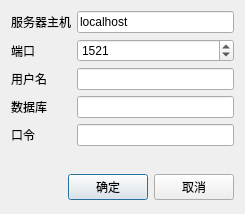
<?xml version="1.0" encoding="UTF-8"?>
<ui version="4.0">
 <class>DBConn</class>
 <widget class="QDialog" name="DBConn">
  <property name="geometry">
   <rect>
    <x>0</x>
    <y>0</y>
    <width>245</width>
    <height>214</height>
   </rect>
  </property>
  <property name="windowTitle">
   <string>数据库连接设置</string>
  </property>
  <layout class="QVBoxLayout" name="verticalLayout">
   <item>
    <layout class="QFormLayout" name="formLayout">
     <item row="0" column="0">
      <widget class="QLabel" name="label_4">
       <property name="text">
        <string>服务器主机</string>
       </property>
      </widget>
     </item>
     <item row="0" column="1">
      <widget class="QLineEdit" name="lineEdit_host_name">
       <property name="text">
        <string>localhost</string>
       </property>
      </widget>
     </item>
     <item row="1" column="0">
      <widget class="QLabel" name="label_5">
       <property name="text">
        <string>端口</string>
       </property>
      </widget>
     </item>
     <item row="1" column="1">
      <widget class="QSpinBox" name="spinBox_port">
       <property name="maximum">
        <number>1000000000</number>
       </property>
       <property name="value">
        <number>1521</number>
       </property>
      </widget>
     </item>
     <item row="2" column="0">
      <widget class="QLabel" name="label">
       <property name="text">
        <string>用户名</string>
       </property>
      </widget>
     </item>
     <item row="2" column="1">
      <widget class="QLineEdit" name="lineEdit_user"/>
     </item>
     <item row="3" column="0">
      <widget class="QLabel" name="label_2">
       <property name="text">
        <string>数据库</string>
       </property>
      </widget>
     </item>
     <item row="3" column="1">
      <widget class="QLineEdit" name="lineEdit_pwd">
       <property name="echoMode">
        <enum>QLineEdit::Normal</enum>
       </property>
      </widget>
     </item>
     <item row="4" column="0">
      <widget class="QLabel" name="label_3">
       <property name="text">
        <string>口令</string>
       </property>
      </widget>
     </item>
     <item row="4" column="1">
      <widget class="QLineEdit" name="lineEdit_db_name">
       <property name="echoMode">
        <enum>QLineEdit::Password</enum>
       </property>
      </widget>
     </item>
    </layout>
   </item>
   <item>
    <layout class="QHBoxLayout">
     <property name="spacing">
      <number>6</number>
     </property>
     <property name="leftMargin">
      <number>0</number>
     </property>
     <property name="topMargin">
      <number>0</number>
     </property>
     <property name="rightMargin">
      <number>0</number>
     </property>
     <property name="bottomMargin">
      <number>0</number>
     </property>
     <item>
      <spacer>
       <property name="orientation">
        <enum>Qt::Horizontal</enum>
       </property>
       <property name="sizeHint" stdset="0">
        <size>
         <width>131</width>
         <height>31</height>
        </size>
       </property>
      </spacer>
     </item>
     <item>
      <widget class="QPushButton" name="okButton">
       <property name="text">
        <string>确定</string>
       </property>
      </widget>
     </item>
     <item>
      <widget class="QPushButton" name="cancelButton">
       <property name="text">
        <string>取消</string>
       </property>
      </widget>
     </item>
    </layout>
   </item>
  </layout>
 </widget>
 <resources/>
 <connections>
  <connection>
   <sender>okButton</sender>
   <signal>clicked()</signal>
   <receiver>DBConn</receiver>
   <slot>accept()</slot>
   <hints>
    <hint type="sourcelabel">
     <x>278</x>
     <y>253</y>
    </hint>
    <hint type="destinationlabel">
     <x>96</x>
     <y>254</y>
    </hint>
   </hints>
  </connection>
  <connection>
   <sender>cancelButton</sender>
   <signal>clicked()</signal>
   <receiver>DBConn</receiver>
   <slot>reject()</slot>
   <hints>
    <hint type="sourcelabel">
     <x>369</x>
     <y>253</y>
    </hint>
    <hint type="destinationlabel">
     <x>179</x>
     <y>282</y>
    </hint>
   </hints>
  </connection>
 </connections>
</ui>
